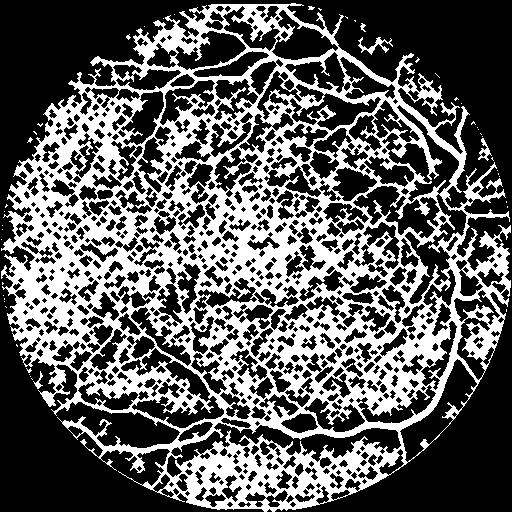
#> input picture images_IOSTAR/segmentation_adaptive.png, 512 x 512 px, given in place of star01_OSC.jpg, which was not available
$ python script_tp2_essais.py
#> lines starting #> are read from the running program, lines starting #| are printed output that depends on the picture; after the words box and inside, x2 and y2 are one past the last pixel; in counts of white or black regions, pixels touching at a corner belong together; pictures that were not available may be replaced by others from this repository, and a replacement may not be noted
import numpy as np
from skimage.morphology import erosion, dilation, disk, skeletonize, remove_small_objects
from skimage.filters import frangi,sato
from skimage import img_as_float
from PIL import Image
from matplotlib import pyplot as plt
import cv2


# Éléments structurants
se1 = disk(3)
se2 = np.array([[1], [0], [1]], dtype=bool)
se3 = disk(2)

def preprocess_clahe(img):
    # Appliquer CLAHE (Contrast Limited Adaptive Histogram Equalization)
    clahe = cv2.createCLAHE(clipLimit=2.0, tileGridSize=(8,8))
    img_clahe = clahe.apply(img)
    return img_clahe

def my_segmentation(img, img_mask, seuil):
    # # Étape 1 : prétraitement CLAHE
    img_clahe = preprocess_clahe(img)

    # Étape 2 : filtre de Sato sur image normalisée
    img_float = img_as_float(img_clahe)
    vessels = sato(img_float, sigmas=range(1, 3))

    # Étape 3 : seuillage sur la sortie Sato
    imBin = vessels > seuil

    # Étape 4 : nettoyage morphologique
    imEro2 = erosion(imBin, se2)
    imPts1Visoles = imEro2 & imBin
    imClean = remove_small_objects(imPts1Visoles, min_size=100)

    # Appliquer le masque du fond d’œil
    img_out = img_mask & imClean

    # Fermeture pour faire disparaître les petites structures blanches
    img_out = erosion(dilation(img_out, se3))

    return img_out

def evaluate(img_out, img_GT):
    GT_bin = img_GT > 0
    out_bin = img_out > 0
    TP = np.sum(GT_bin & out_bin)
    FP = np.sum(~GT_bin & out_bin)
    FN = np.sum(GT_bin & ~out_bin)
    precision = TP / (TP + FP) if (TP + FP) > 0 else 0
    recall = TP / (TP + FN) if (TP + FN) > 0 else 0
    f1 = 2 * (precision * recall) / (precision + recall) if (precision + recall) > 0 else 0
    return precision, recall, f1

def find_best_threshold(img, img_mask, img_GT, seuils=np.linspace(0.001, 0.05, 50)):
    best_f1_score = -1
    best_seuil = 0
    best_output = None
    Precision_list = []
    Recall_list = []
    F1_list = []

    for seuil in seuils:
        try:
            # Application de la segmentation
            img_out = my_segmentation(img, img_mask, seuil)

            # Évaluation des performances
            precision, recall, f1 = evaluate(img_out, img_GT)

            # Sauvegarde des scores
            Precision_list.append(precision)
            Recall_list.append(recall)
            F1_list.append(f1)

            # Mise à jour du meilleur score si nécessaire
            if f1 > best_f1_score:
                best_f1_score = f1
                best_seuil = seuil
                best_output = img_out

        except Exception as e:
            print(f"Erreur avec seuil={seuil:.4f} : {e}")
            Precision_list.append(0)
            Recall_list.append(0)
            F1_list.append(0)

    # Trouver l'indice du meilleur seuil
    best_idx = np.argmax(F1_list)

    print(f"Meilleur seuil (F1) = {seuils[best_idx]:.4f}, "
          f"Précision = {Precision_list[best_idx]:.3f}, "
          f"Rappel = {Recall_list[best_idx]:.3f}, "
          f"F1 = {F1_list[best_idx]:.3f}")

    return best_output, best_f1_score, best_seuil, Precision_list, Recall_list, F1_list


def ROC(Precision, Recall):
    Ref=[]
    X=np.linspace(0,1,len(Recall))
    for x in X:
        Ref.append(1-x)
    plt.plot(Recall, Precision, label="Courbe Precision-Recall")
    plt.plot(X, Ref, '--')
    plt.title("Courbe Precision-Recall")
    plt.xlabel("Recall")
    plt.ylabel("Precision")
    plt.legend()
    plt.show()


# --- Liste des images de travail ---

Img_tests=['./images_IOSTAR/star01_OSC.jpg',
           './images_IOSTAR/star02_OSC.jpg',
           './images_IOSTAR/star03_OSN.jpg',
           './images_IOSTAR/star08_OSN.jpg',
           './images_IOSTAR/star21_OSC.jpg',
           './images_IOSTAR/star26_ODC.jpg',
           './images_IOSTAR/star28_ODN.jpg',
           './images_IOSTAR/star32_ODC.jpg',
           './images_IOSTAR/star37_ODN.jpg',
           './images_IOSTAR/star48_OSN.jpg']

Img_verite=['./images_IOSTAR/GT_01.png',
            './images_IOSTAR/GT_02.png',
            './images_IOSTAR/GT_03.png',
            './images_IOSTAR/GT_08.png',
            './images_IOSTAR/GT_21.png',
            './images_IOSTAR/GT_26.png',
            './images_IOSTAR/GT_28.png',
            './images_IOSTAR/GT_32.png',
            './images_IOSTAR/GT_37.png',
            './images_IOSTAR/GT_48.png']

Img_result=['./images_IOSTAR/segmentation_01.png',
            './images_IOSTAR/segmentation_02.png',
            './images_IOSTAR/segmentation_03.png',
            './images_IOSTAR/segmentation_08.png',
            './images_IOSTAR/segmentation_21.png',
            './images_IOSTAR/segmentation_26.png',
            './images_IOSTAR/segmentation_28.png',
            './images_IOSTAR/segmentation_32.png',
            './images_IOSTAR/segmentation_37.png',
            './images_IOSTAR/segmentation_48.png']


# --- Segmentation sur une base de 10 images ---

# Liste des f1 scores de chaque image
Scores=[]

for i in range(len(Img_tests)):

    # --- Chargement image et vérité terrain ---
    img = np.asarray(Image.open(Img_tests[i]).convert('L')).astype(np.uint8)
#> img is the input picture: shape (512, 512); 36.8% white; 47 white regions (41 under 20 px), largest, box (x1, y1, x2, y2) and area: (1, 3, 511, 512) 95787, (358, 37, 393, 55) 189, (478, 138, 492, 161) 116, (33, 371, 43, 389) 57, (360, 23, 366, 32) 27, (308, 6, 315, 10) 20
    print(f"Image shape: {img.shape}")
#| Image shape: (512, 512)

    nrows, ncols = img.shape
#> nrows = 512; ncols = 512
    row, col = np.ogrid[:nrows, :ncols]
#> row = 512 values from 0 to 511
    img_mask = np.ones(img.shape, dtype=bool)
    invalid_pixels = ((row - nrows / 2) ** 2 + (col - ncols / 2) ** 2 > (nrows / 2) ** 2)
    img_mask[invalid_pixels] = 0

    img_GT = np.asarray(Image.open(Img_verite[i]).convert('L')).astype(np.uint8)
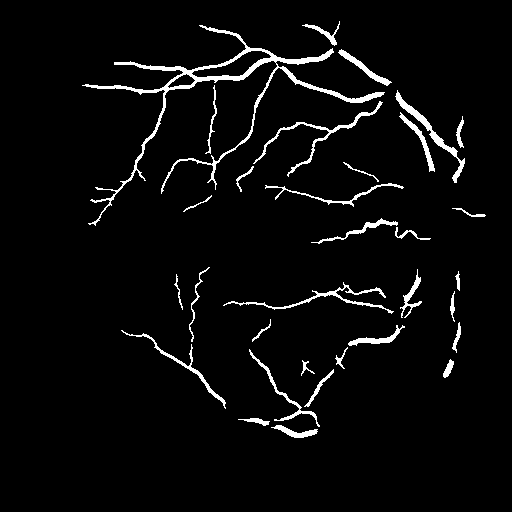
#> input picture images_IOSTAR/segmentation_frangi_f1.png, 512 x 512 px, given in place of GT_01.png, which was not available
#> img_GT is the input picture: shape (512, 512); 3.9% white; 32 white regions, largest, box (x1, y1, x2, y2) and area: (82, 25, 385, 226) 3490, (395, 90, 465, 183) 644, (253, 101, 383, 177) 630
    img_GT = img_GT > 0  # binariser GT

    # Trouver le meilleur seuil (max F1)
    img_out, best_score, best_seuil, Precision_list, Recall_list, F1_list = find_best_threshold(img, img_mask, img_GT)
#> the loop in find_best_threshold, `for seuil in seuils:` made 50 passes
#> (seuil, TP in evaluate, FP in evaluate, FN in evaluate, precision, recall, f1, best_f1_score) on pass 1: (0.001, 9466, 186046, 679, 0.0484, 0.933, 0.0921, 0.0921)
#> (seuil, TP in evaluate, FP in evaluate, FN in evaluate, precision, recall, f1) on passes 2 to 7: (0.002, 9274, 183459, 871, 0.0481, 0.914, 0.0914), (0.003, 9172, 182213, 973, 0.0479, 0.904, 0.091), (0.004, 9109, 181311, 1036, 0.0478, 0.898, 0.0908), (0.005, 9024, 180434, 1121, 0.0476, 0.89, 0.0904), (0.006, 8956, 179716, 1189, 0.0475, 0.883, 0.0901), (0.007, 8882, 178888, 1263, 0.0473, 0.876, 0.0898)
#> pass 1, in my_segmentation, `vessels = sato(img_float, sigmas=range(1, 3))`:
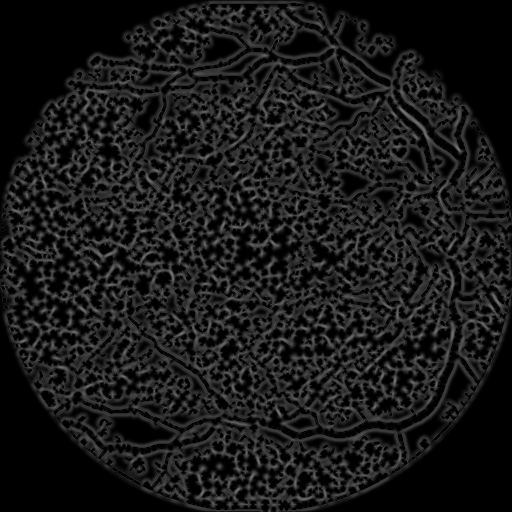
#> vessels: shape (512, 512) float64; min 0, max 0.461, mean 0.0967
#> pass 1, in my_segmentation, `imBin = vessels > seuil`:
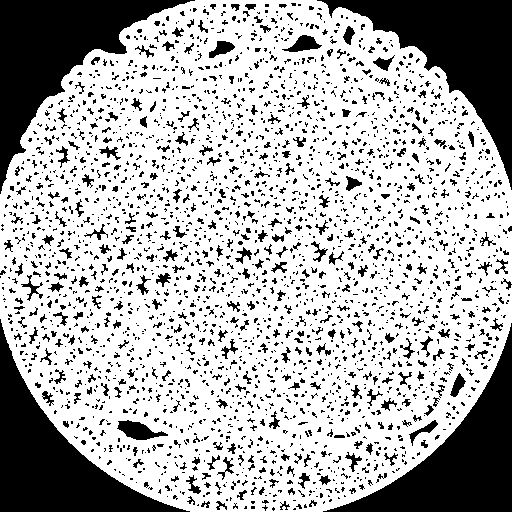
#> imBin: shape (512, 512) bool; 70.1% white; 2551 black regions (2148 under 20 px), largest, box (x1, y1, x2, y2) and area: (0, 0, 195, 194) 12482, (317, 0, 512, 190) 12172, (0, 319, 190, 512) 11614
#> after the loop in find_best_threshold, `for seuil in seuils:`:
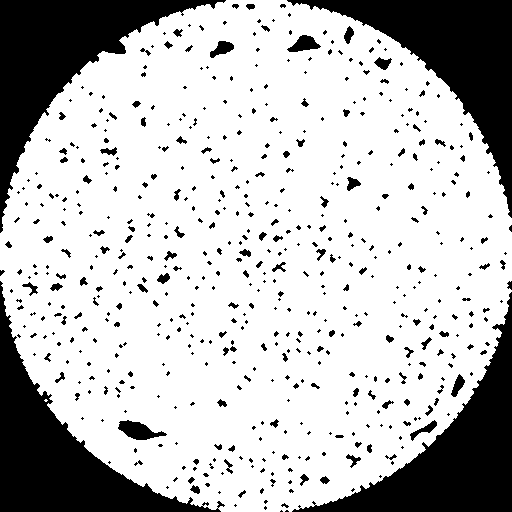
#> best_output: shape (512, 512) bool; 74.6% white; 561 black regions (403 under 20 px), largest, box (x1, y1, x2, y2) and area: (0, 0, 226, 233) 14440, (0, 281, 225, 512) 14092, (287, 0, 512, 218) 13971
#> after the loop in find_best_threshold, `for seuil in seuils:`:
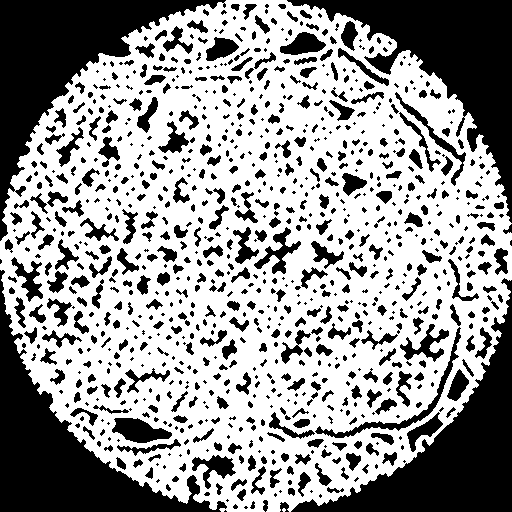
#> img_out: shape (512, 512) bool; 60.1% white; 975 black regions (488 under 20 px), largest, box (x1, y1, x2, y2) and area: (287, 0, 512, 223) 15161, (0, 0, 226, 241) 15073, (0, 270, 227, 512) 14778
#> after the loop in find_best_threshold, `for seuil in seuils:`: F1_list = 50 values, max 0.0921 at index 0, min 0.0639 at index 49, mean 0.0787; Precision_list = 50 values, max 0.0484 at index 0, min 0.034 at index 49, mean 0.0417; Recall_list = 50 values, max 0.933 at index 0, min 0.528 at index 49, mean 0.717; best_f1_score = 0.0921; best_seuil = 0.001
#> in find_best_threshold, `best_idx = np.argmax(F1_list)`: best_idx = 0
#| Meilleur seuil (F1) = 0.0010, Précision = 0.048, Rappel = 0.933, F1 = 0.092
#> best_score = 0.0921; best_seuil = 0.001
    Scores.append(best_score)

    # Sauvegarde et affichage
    cv2.imwrite(Img_result[i], (img_out.astype(np.uint8) * 255))

    plt.subplot(231)
    plt.imshow(img, cmap='gray')
    plt.title('Image Originale')
    plt.axis('off')

    plt.subplot(232)
    plt.imshow(img_out, cmap='gray')
    plt.title(f'Segmentation (Sato, seuil={best_seuil:.4f})')
    plt.axis('off')

    plt.subplot(233)
    plt.imshow(skeletonize(img_out), cmap='gray')
    plt.title('Segmentation Squelette')
    plt.axis('off')

    plt.subplot(235)
    plt.imshow(img_GT, cmap='gray')
    plt.title('Vérité Terrain')
    plt.axis('off')

    plt.subplot(236)
    plt.imshow(skeletonize(img_GT), cmap='gray')
    plt.title('Vérité Terrain Squelette')
    plt.axis('off')

    plt.tight_layout()
    plt.show()
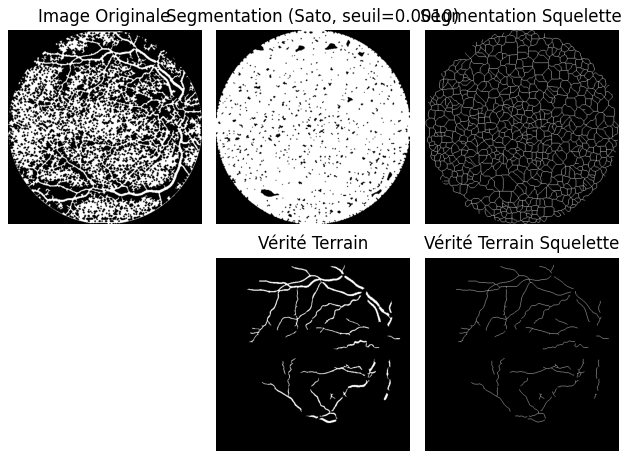
#> figure drawn by matplotlib, 5 panels

    # Tracer la courbe Precision-Recall
    ROC(Precision_list, Recall_list)
#> in ROC, `X=np.linspace(0,1,len(Recall))`: X = 50 values from 0 to 1
#> the loop in ROC, `for x in X:` made 50 passes
#> x on passes 2 to 13: 0.0204, 0.0408, 0.0612, 0.0816, 0.102, 0.122, 0.143, 0.163, 0.184, 0.204, 0.224, 0.245
#> after the loop in ROC, `for x in X:`: Ref = 50 values, max 1 at index 0, min 0 at index 49, mean 0.5
#> in ROC, `plt.show()`:
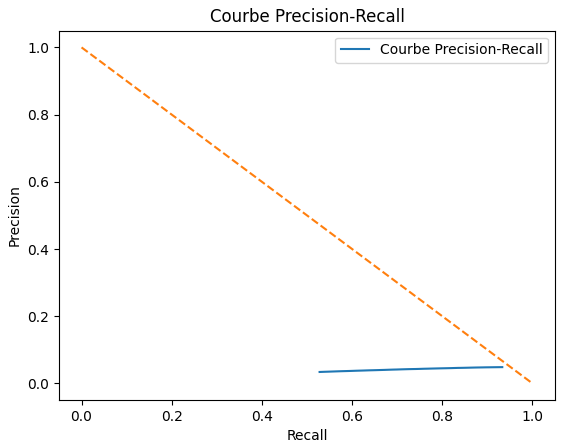
#> figure drawn by matplotlib, 1 panel; curve peaks at x = 0, y = 1
#> (the run stopped early here; a loop or call above may not have finished)
